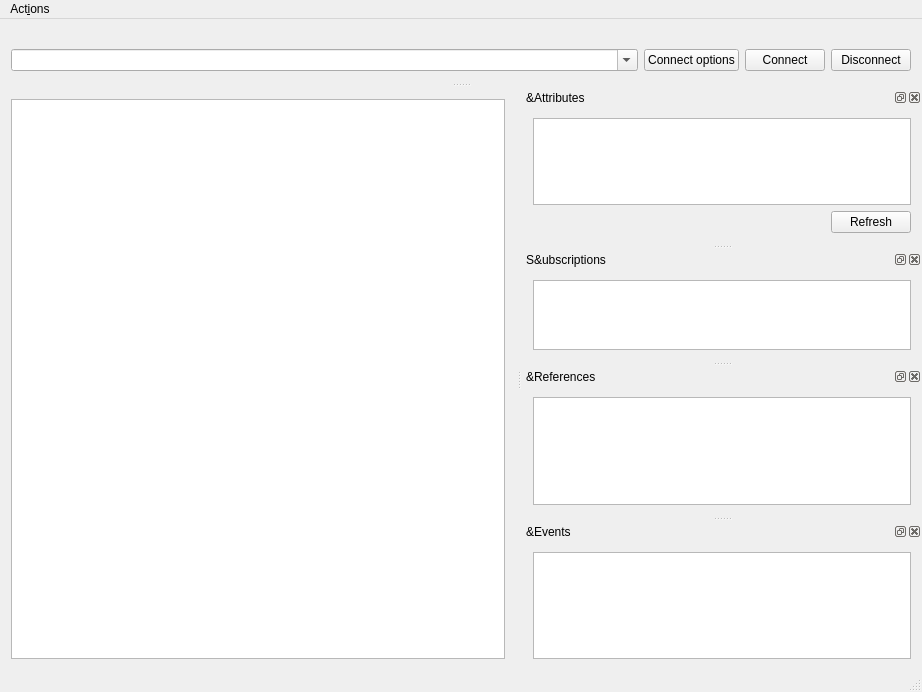
<?xml version="1.0" encoding="UTF-8"?>
<ui version="4.0">
 <class>MainWindow</class>
 <widget class="QMainWindow" name="MainWindow">
  <property name="geometry">
   <rect>
    <x>0</x>
    <y>0</y>
    <width>922</width>
    <height>692</height>
   </rect>
  </property>
  <property name="windowTitle">
   <string>FreeOpcUa Client</string>
  </property>
  <property name="windowIcon">
   <iconset>
    <normaloff>../network.svg</normaloff>../network.svg</iconset>
  </property>
  <widget class="QWidget" name="centralWidget">
   <layout class="QGridLayout" name="gridLayout_2">
    <item row="0" column="0">
     <widget class="QSplitter" name="splitter">
      <property name="sizePolicy">
       <sizepolicy hsizetype="Preferred" vsizetype="Preferred">
        <horstretch>0</horstretch>
        <verstretch>0</verstretch>
       </sizepolicy>
      </property>
      <property name="orientation">
       <enum>Qt::Horizontal</enum>
      </property>
      <widget class="QTreeView" name="treeView">
       <property name="sizePolicy">
        <sizepolicy hsizetype="Fixed" vsizetype="Expanding">
         <horstretch>0</horstretch>
         <verstretch>0</verstretch>
        </sizepolicy>
       </property>
       <property name="contextMenuPolicy">
        <enum>Qt::ActionsContextMenu</enum>
       </property>
       <property name="editTriggers">
        <set>QAbstractItemView::NoEditTriggers</set>
       </property>
       <property name="dragEnabled">
        <bool>true</bool>
       </property>
       <property name="dragDropMode">
        <enum>QAbstractItemView::DragOnly</enum>
       </property>
      </widget>
     </widget>
    </item>
   </layout>
  </widget>
  <widget class="QMenuBar" name="menuBar">
   <property name="geometry">
    <rect>
     <x>0</x>
     <y>0</y>
     <width>922</width>
     <height>26</height>
    </rect>
   </property>
   <widget class="QMenu" name="menuOPC_UA_Client">
    <property name="title">
     <string>Act&amp;ions</string>
    </property>
    <addaction name="actionConnect"/>
    <addaction name="actionDisconnect"/>
    <addaction name="actionCopyPath"/>
    <addaction name="actionCopyNodeId"/>
    <addaction name="actionSubscribeDataChange"/>
    <addaction name="actionUnsubscribeDataChange"/>
    <addaction name="actionSubscribeEvent"/>
    <addaction name="actionUnsubscribeEvents"/>
   </widget>
   <addaction name="menuOPC_UA_Client"/>
  </widget>
  <widget class="QStatusBar" name="statusBar"/>
  <widget class="QDockWidget" name="attrDockWidget">
   <property name="sizePolicy">
    <sizepolicy hsizetype="Expanding" vsizetype="Preferred">
     <horstretch>0</horstretch>
     <verstretch>0</verstretch>
    </sizepolicy>
   </property>
   <property name="minimumSize">
    <size>
     <width>400</width>
     <height>156</height>
    </size>
   </property>
   <property name="windowTitle">
    <string>&amp;Attributes</string>
   </property>
   <attribute name="dockWidgetArea">
    <number>2</number>
   </attribute>
   <widget class="QWidget" name="dockWidgetContents">
    <property name="sizePolicy">
     <sizepolicy hsizetype="Expanding" vsizetype="Preferred">
      <horstretch>0</horstretch>
      <verstretch>0</verstretch>
     </sizepolicy>
    </property>
    <property name="minimumSize">
     <size>
      <width>100</width>
      <height>0</height>
     </size>
    </property>
    <layout class="QGridLayout" name="gridLayout_4">
     <item row="0" column="0" colspan="2">
      <widget class="QTreeView" name="attrView">
       <property name="sizeAdjustPolicy">
        <enum>QAbstractScrollArea::AdjustToContents</enum>
       </property>
       <property name="editTriggers">
        <set>QAbstractItemView::AllEditTriggers</set>
       </property>
       <property name="showDropIndicator" stdset="0">
        <bool>false</bool>
       </property>
       <property name="textElideMode">
        <enum>Qt::ElideNone</enum>
       </property>
       <property name="autoExpandDelay">
        <number>-1</number>
       </property>
       <property name="indentation">
        <number>18</number>
       </property>
       <property name="sortingEnabled">
        <bool>true</bool>
       </property>
       <property name="wordWrap">
        <bool>true</bool>
       </property>
      </widget>
     </item>
     <item row="1" column="0">
      <spacer name="horizontalSpacer">
       <property name="orientation">
        <enum>Qt::Horizontal</enum>
       </property>
       <property name="sizeHint" stdset="0">
        <size>
         <width>40</width>
         <height>20</height>
        </size>
       </property>
      </spacer>
     </item>
     <item row="1" column="1">
      <widget class="QPushButton" name="attrRefreshButton">
       <property name="text">
        <string>Refresh</string>
       </property>
      </widget>
     </item>
    </layout>
   </widget>
  </widget>
  <widget class="QDockWidget" name="addrDockWidget">
   <property name="sizePolicy">
    <sizepolicy hsizetype="Preferred" vsizetype="Minimum">
     <horstretch>0</horstretch>
     <verstretch>0</verstretch>
    </sizepolicy>
   </property>
   <property name="features">
    <set>QDockWidget::NoDockWidgetFeatures</set>
   </property>
   <property name="allowedAreas">
    <set>Qt::TopDockWidgetArea</set>
   </property>
   <attribute name="dockWidgetArea">
    <number>4</number>
   </attribute>
   <widget class="QWidget" name="dockWidgetContents_2">
    <property name="sizePolicy">
     <sizepolicy hsizetype="Expanding" vsizetype="Preferred">
      <horstretch>0</horstretch>
      <verstretch>0</verstretch>
     </sizepolicy>
    </property>
    <layout class="QGridLayout" name="gridLayout">
     <item row="1" column="4">
      <widget class="QPushButton" name="connectButton">
       <property name="text">
        <string>Connect</string>
       </property>
      </widget>
     </item>
     <item row="1" column="5">
      <widget class="QPushButton" name="disconnectButton">
       <property name="text">
        <string>Disconnect</string>
       </property>
      </widget>
     </item>
     <item row="1" column="2">
      <widget class="QComboBox" name="addrComboBox">
       <property name="sizePolicy">
        <sizepolicy hsizetype="Expanding" vsizetype="Fixed">
         <horstretch>0</horstretch>
         <verstretch>0</verstretch>
        </sizepolicy>
       </property>
       <property name="editable">
        <bool>true</bool>
       </property>
       <property name="insertPolicy">
        <enum>QComboBox::InsertAtTop</enum>
       </property>
      </widget>
     </item>
     <item row="1" column="3">
      <widget class="QPushButton" name="connectOptionButton">
       <property name="text">
        <string>Connect options</string>
       </property>
      </widget>
     </item>
    </layout>
   </widget>
  </widget>
  <widget class="QDockWidget" name="subDockWidget">
   <property name="sizePolicy">
    <sizepolicy hsizetype="Expanding" vsizetype="Preferred">
     <horstretch>0</horstretch>
     <verstretch>0</verstretch>
    </sizepolicy>
   </property>
   <property name="windowTitle">
    <string>S&amp;ubscriptions</string>
   </property>
   <attribute name="dockWidgetArea">
    <number>2</number>
   </attribute>
   <widget class="QWidget" name="dockWidgetContents_3">
    <property name="sizePolicy">
     <sizepolicy hsizetype="Expanding" vsizetype="Preferred">
      <horstretch>0</horstretch>
      <verstretch>0</verstretch>
     </sizepolicy>
    </property>
    <layout class="QGridLayout" name="gridLayout_3">
     <item row="0" column="0">
      <widget class="QTableView" name="subView">
       <property name="acceptDrops">
        <bool>true</bool>
       </property>
       <property name="sizeAdjustPolicy">
        <enum>QAbstractScrollArea::AdjustToContents</enum>
       </property>
       <property name="editTriggers">
        <set>QAbstractItemView::NoEditTriggers</set>
       </property>
       <property name="dragDropOverwriteMode">
        <bool>false</bool>
       </property>
       <property name="dragDropMode">
        <enum>QAbstractItemView::DropOnly</enum>
       </property>
      </widget>
     </item>
    </layout>
   </widget>
  </widget>
  <widget class="QDockWidget" name="refDockWidget">
   <property name="sizePolicy">
    <sizepolicy hsizetype="Expanding" vsizetype="Preferred">
     <horstretch>0</horstretch>
     <verstretch>0</verstretch>
    </sizepolicy>
   </property>
   <property name="windowTitle">
    <string>&amp;References</string>
   </property>
   <attribute name="dockWidgetArea">
    <number>2</number>
   </attribute>
   <widget class="QWidget" name="dockWidgetContents_4">
    <property name="sizePolicy">
     <sizepolicy hsizetype="Expanding" vsizetype="Preferred">
      <horstretch>0</horstretch>
      <verstretch>0</verstretch>
     </sizepolicy>
    </property>
    <layout class="QVBoxLayout" name="verticalLayout_2">
     <item>
      <widget class="QTableView" name="refView">
       <property name="editTriggers">
        <set>QAbstractItemView::NoEditTriggers</set>
       </property>
      </widget>
     </item>
    </layout>
   </widget>
  </widget>
  <widget class="QDockWidget" name="evDockWidget">
   <property name="sizePolicy">
    <sizepolicy hsizetype="Expanding" vsizetype="Preferred">
     <horstretch>0</horstretch>
     <verstretch>0</verstretch>
    </sizepolicy>
   </property>
   <property name="windowTitle">
    <string>&amp;Events</string>
   </property>
   <attribute name="dockWidgetArea">
    <number>2</number>
   </attribute>
   <widget class="QWidget" name="dockWidgetContents_5">
    <layout class="QGridLayout" name="gridLayout_5">
     <item row="0" column="0">
      <widget class="QListView" name="evView">
       <property name="acceptDrops">
        <bool>true</bool>
       </property>
       <property name="editTriggers">
        <set>QAbstractItemView::NoEditTriggers</set>
       </property>
       <property name="dragDropMode">
        <enum>QAbstractItemView::DropOnly</enum>
       </property>
      </widget>
     </item>
    </layout>
   </widget>
  </widget>
  <action name="actionConnect">
   <property name="text">
    <string>&amp;Connect</string>
   </property>
  </action>
  <action name="actionDisconnect">
   <property name="text">
    <string>&amp;Disconnect</string>
   </property>
   <property name="toolTip">
    <string>Disconnect from server</string>
   </property>
  </action>
  <action name="actionSubscribeDataChange">
   <property name="text">
    <string>&amp;Subscribe to data change</string>
   </property>
   <property name="toolTip">
    <string>Subscribe to data change from selected node</string>
   </property>
  </action>
  <action name="actionUnsubscribeDataChange">
   <property name="text">
    <string>&amp;Unsubscribe to DataChange</string>
   </property>
   <property name="toolTip">
    <string>Unsubscribe to DataChange for current node</string>
   </property>
  </action>
  <action name="actionSubscribeEvent">
   <property name="text">
    <string>Subscribe to &amp;events</string>
   </property>
   <property name="toolTip">
    <string>Subscribe to events from selected node</string>
   </property>
  </action>
  <action name="actionUnsubscribeEvents">
   <property name="text">
    <string>U&amp;nsubscribe to Events</string>
   </property>
   <property name="toolTip">
    <string>Unsubscribe to Events from current node</string>
   </property>
  </action>
  <action name="actionCopyPath">
   <property name="text">
    <string>Copy &amp;Path</string>
   </property>
   <property name="toolTip">
    <string>Copy path to node to clipboard</string>
   </property>
  </action>
  <action name="actionCopyNodeId">
   <property name="text">
    <string>C&amp;opy NodeId</string>
   </property>
   <property name="toolTip">
    <string>Copy NodeId to clipboard</string>
   </property>
  </action>
 </widget>
 <layoutdefault spacing="6" margin="11"/>
 <resources/>
 <connections/>
</ui>
